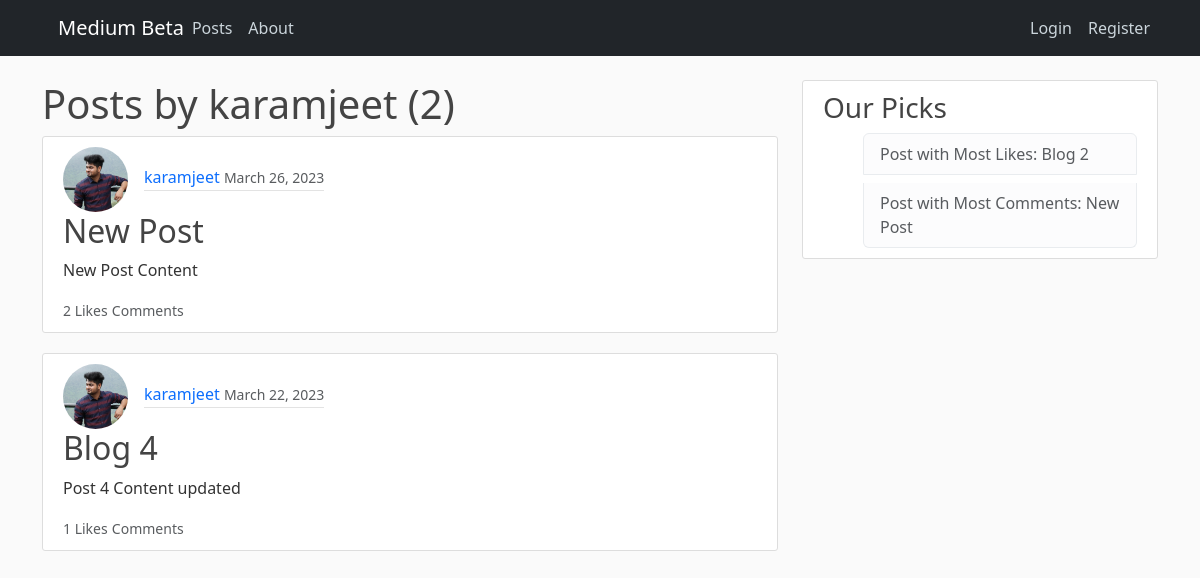
The page /user/karamjeet/ on the database as committed earlier.
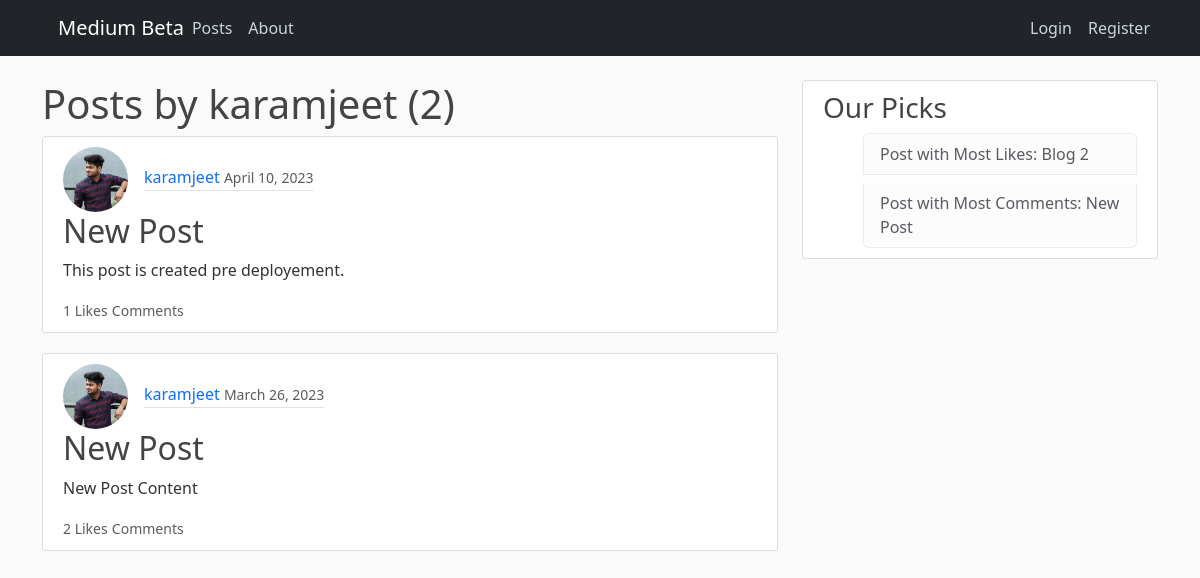
The same page on the database as committed later.
### blog/models.py (models this page shows, shortened)
class Post(models.Model):
    title = models.CharField(max_length=100)
    content = models.TextField()
    date_posted = models.DateTimeField(default=timezone.now)
    author = models.ForeignKey(User, on_delete=models.CASCADE)
    def __str__(self):
        return self.title
    def get_likes(self):
        return Like.objects.filter(post=self)

### users/models.py (models this page shows, shortened)
class Profile(models.Model):
    user = models.OneToOneField(User, on_delete=models.CASCADE)
    image = models.ImageField(default='default.jpg', upload_to='profile_pics')

### blog/views.py (the view)
# urls.py: path('user/<str:username>/', UserPostListView.as_view(), name="users-post"),
class UserPostListView(ListView):
    model = Post
    template_name = "blog/user_posts.html"
    context_object_name = "posts"
    paginate_by = 2
    def get_queryset(self):
        user = get_object_or_404(User, username=self.kwargs.get('username'))
        return Post.objects.filter(author=user).order_by('-date_posted')

### blog/context_processors.py (called while the page is built)
def sidebar(request):
    most_liked_post_id = Like.objects.all().values('post').annotate(Count('post')).order_by('-post__count')[0]['post']
    most_liked_post = Post.objects.get(id=most_liked_post_id)
    most_commented_post_id = Comment.objects.all().values('post').annotate(Count('message')).order_by('-message__count')[0]['post']
    most_commented_post = Post.objects.get(id=most_commented_post_id)
    return {
        'most_liked_post': most_liked_post,
        'most_commented_post': most_commented_post
    }

### blog/templates/blog/user_posts.html
{% extends 'blog/base.html' %} {% block content %}
<h1>Posts by {{ view.kwargs.username }} ({{ posts.count }})</h1>
{% for post in posts %}
<div class="mb-20">
  <article class="media content-section">
    <section class="d-flex justify-content-start align-items-md-center">
      <img
        class="rounded-circle article-img"
        src="{{ post.author.profile.image.url }}"
      />
      <div class="article-metadata">
        <a class="mr-2" href="{% url 'users-profile' post.author.id %}"
          >{{ post.author }}</a
        >
        <small class="text-muted">{{ post.date_posted|date:"F d, Y" }}</small>
      </div>
    </section>
    <div class="media-body">
      <h2>
        <a class="article-title" href="{% url 'post-detail' post.pk %}"
          >{{ post.title }}</a
        >
      </h2>
      <p class="article-content">{{ post.content }}</p>
    </div>
    <div class="text-sm text-muted">
      <small>{{post.get_likes.count}} Likes</small>
      <small>{{post.comments.count}} Comments</small>
    </div>
  </article>
</div>
{% endfor %}
{% endblock content %}

### blog/templates/blog/base.html (shortened to what this page needs)
{% load static %}
<!DOCTYPE html>
<html lang="en">
  <head>
    <link
      rel="stylesheet"
      href="https://cdn.jsdelivr.net/npm/bootstrap@5.3.0-alpha1/dist/css/bootstrap.rtl.min.css"
    />
    <link
      rel="stylesheet"
      type="text/css"
      href="{% static 'blog/main.css' %}"
    />
    <link
      rel="stylesheet"
      href="https://cdnjs.cloudflare.com/ajax/libs/font-awesome/6.3.0/css/all.min.css"
    />
  </head>
  <body>
    <header class="site-header">
      <nav class="navbar navbar-expand-md navbar-dark bg-dark fixed-top">
        <div class="container">
          <a class="navbar-brand mr-5" href="{% url 'blog-home' %}"
            >Medium Beta</a
          >
          <div class="collapse navbar-collapse flex" id="navbarToggle">
            <div class="navbar-nav mr-auto">
              <a class="nav-item nav-link" href="{% url 'blog-home' %}"
                >Posts</a
              >
              <a class="nav-item nav-link" href="{% url 'blog-about' %}"
                >About</a
              >
            </div>
            <div class="navbar-nav">
              {% if user.is_authenticated %}
              <a class="nav-item nav-link" href="{% url 'post-create' %}"
                >New Post</a
              >
              <a class="nav-item nav-link" href="{% url 'users-profile' %}"
                >Profile</a
              >
              <a class="nav-item nav-link" href="{% url 'users-logout' %}"
                >Logout</a
              >
              {% else %}
              <a class="nav-item nav-link" href="{% url 'users-login' %}"
                >Login</a
              >
              <a class="nav-item nav-link" href="{% url 'users-register' %}"
                >Register</a
              >
              {% endif %}
            </div>
          </div>
        </div>
      </nav>
    </header>
    <main role="main" class="container">
      <div class="row">
        <div class="col-md-8">
           {% block content %}{% endblock %}
        </div>
        <div class="col-md-4">
          <div class="content-section">
            <h3>Our Picks</h3>
            <ul class="list-group ml-0">
              <li class="list-group-item list-group-item-light mb-2">
                <a
                  href="{% url 'post-detail' most_liked_post.id %}"
                  class="text-muted"
                >
                  Post with Most Likes: {{most_liked_post}}
                </a>
              </li>
              <li class="list-group-item list-group-item-light">
                <a
                  href="{% url 'post-detail' most_commented_post.id %}"
                  class="text-muted"
                >
                  Post with Most Comments: {{most_commented_post}}
                </a>
              </li>
            </ul>
          </div>
        </div>
      </div>
    </main>
  </body>
</html>

### blog/static/blog/main.css (style rules this page uses)
a { text-decoration: none; }
body { background: #fafafa; color: #333333; margin-top: 5rem; }
h1, h2, h3, h4, h5, h6 { color: #444444; }
ul { margin: 0; }
.site-header .navbar-nav .nav-link { color: #cbd5db; }
.content-section { background: #ffffff; padding: 10px 20px; border: 1px solid #dddddd; border-radius: 3px; }
.article-title { color: #444444; }
.article-content { white-space: pre-line; }
.article-img { height: 65px; width: 65px; border: #333; object-fit: cover; margin-right: 16px; }
.article-metadata { padding-bottom: 1px; margin-bottom: 4px; border-bottom: 1px solid #e3e3e3; }
.flex { display: flex; justify-content: space-between; align-items: center; }
.mb-20 { margin-bottom: 20px; }

Rows that differ between the two databases and show on the page:
no longer on this page (row unchanged): Post: author.profile.image (picture), author "karamjeet", date_posted "March 22, 2023", title "Blog 4", content "Post 4 Content updated", get_likes.count "1"
added Post: author.profile.image (picture), author "karamjeet", date_posted "April 10, 2023", title "New Post", content "This post is created pre deployement.", get_likes.count "1"
